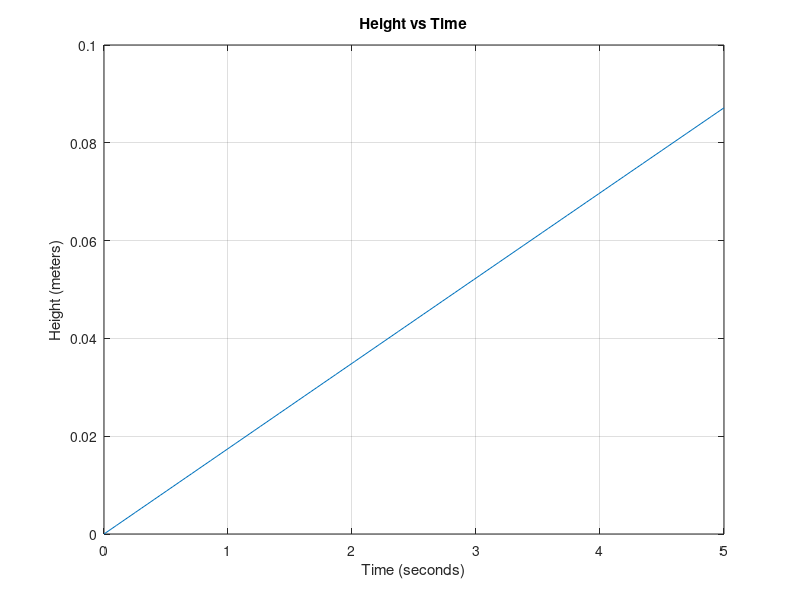

Write MATLAB code to recreate this figure.
clear; clc;

degrees_scale = input("Enter the scale of the x-axis in degrees");

% linearly spaced array in integer sizes
%degrees_axis_int = 0:1:degrees_scale
degrees_axis_double = linspace(0, degrees_scale, 100);

y_axis = sind(degrees_axis_double);

plot(degrees_axis_double, y_axis)

title('Height vs Time');
xlabel('Time (seconds)');
ylabel('Height (meters)');
grid('on');
